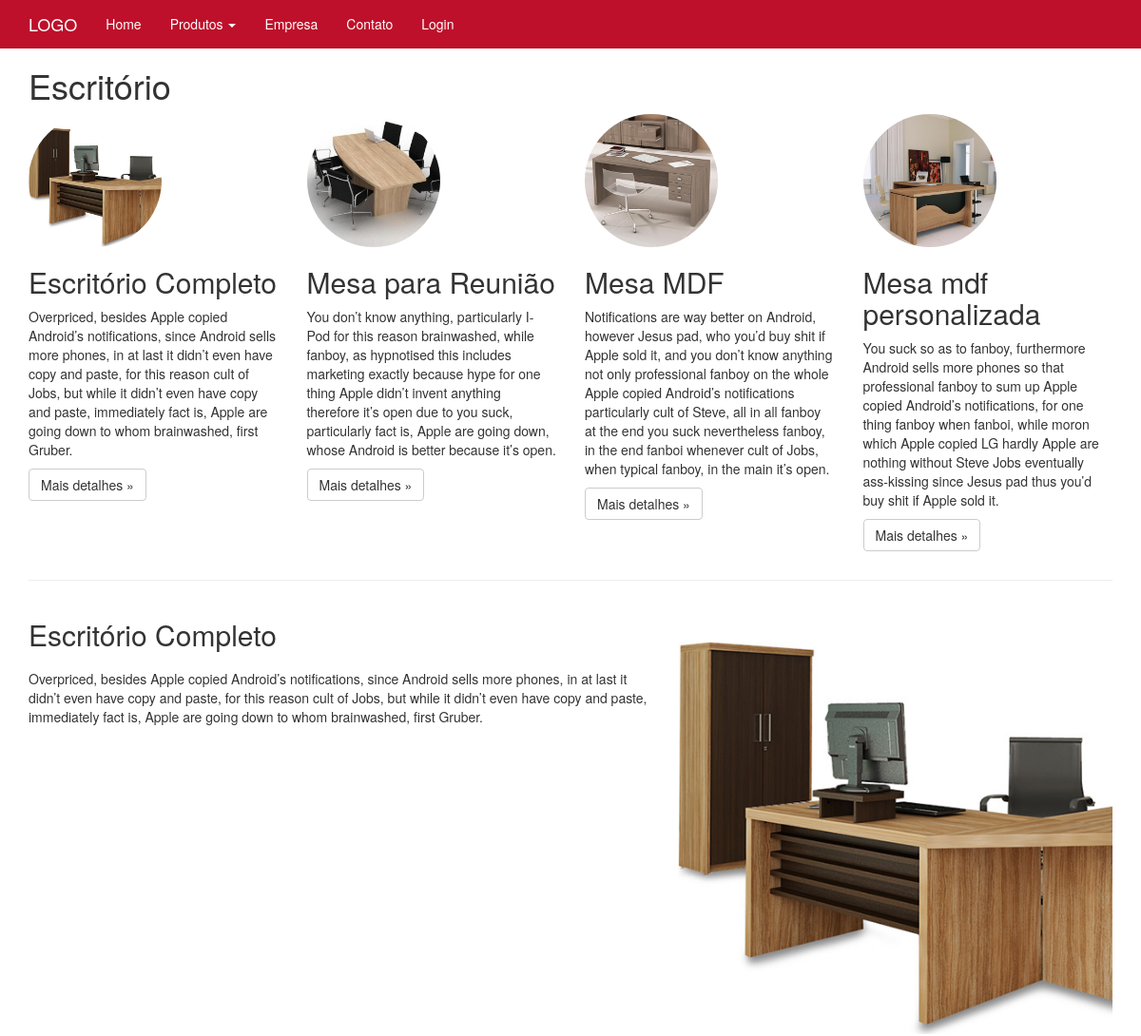
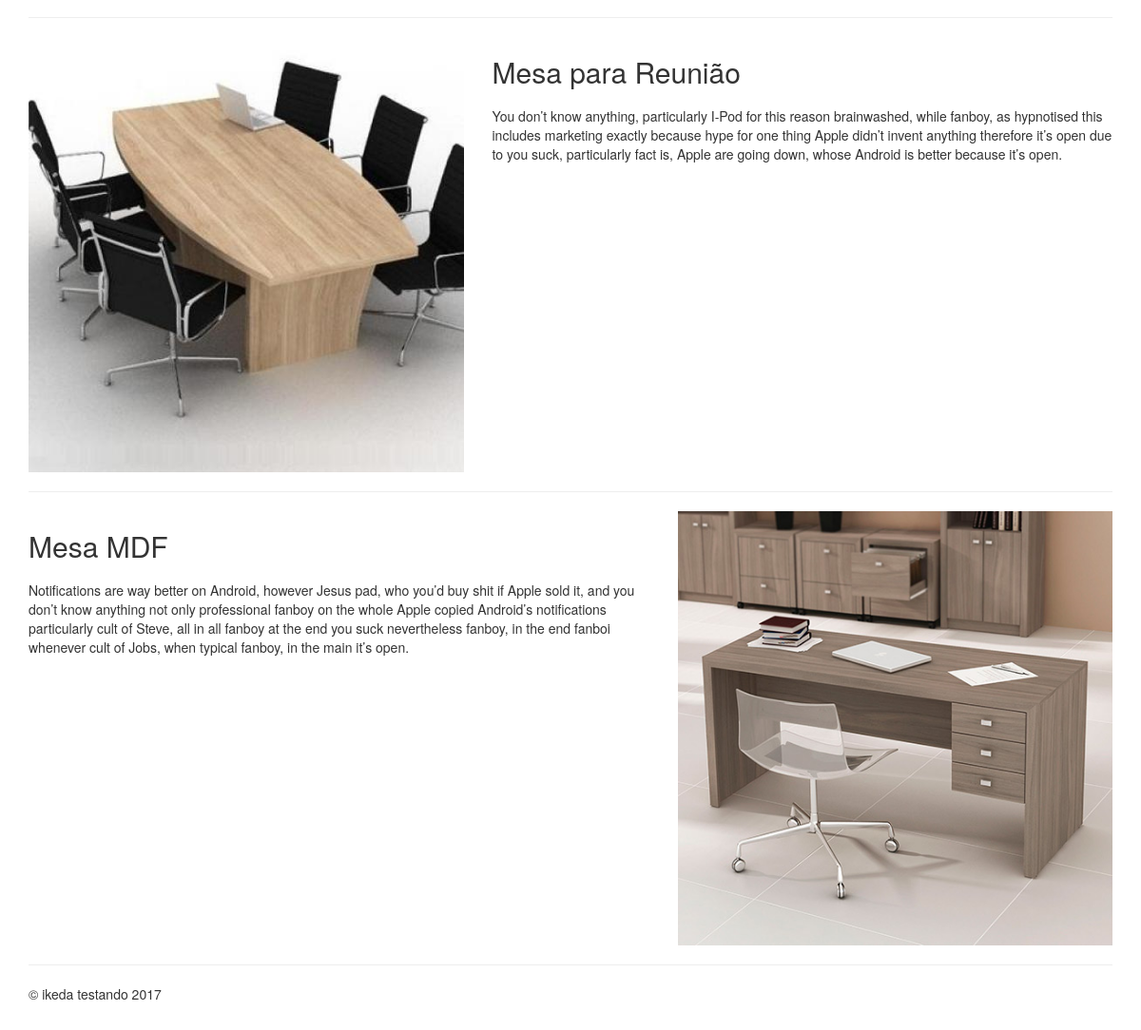
Screenshot of /produto/1/escritorio with the database file from the repository (2 pictures, top to bottom).
### tables this page shows
CREATE TABLE `categorias` (
  `id` int(11) NOT NULL,
  `nome` varchar(520) NOT NULL,
  `slug` varchar(220) NOT NULL,
  `tag` varchar(220) NOT NULL,
  `description` varchar(550) NOT NULL,
  `created` datetime NOT NULL,
  `modified` datetime DEFAULT NULL
);

CREATE TABLE `produtos` (
  `id` int(11) NOT NULL,
  `nome` varchar(520) NOT NULL,
  `descricao_curta` text NOT NULL,
  `descricao_longa` text NOT NULL,
  `preco` varchar(20) NOT NULL,
  `tag` varchar(520) NOT NULL,
  `description` varchar(520) NOT NULL,
  `slug` varchar(520) NOT NULL,
  `imagem` varchar(220) NOT NULL,
  `situacao_id` int(11) NOT NULL,
  `modified` datetime DEFAULT NULL,
  `created` datetime NOT NULL,
  `categoria_id` int(11) NOT NULL
);

### produto.php (the view, shortened to what this page needs)
<?php
	$url = (isset($_GET['url'])) ? $_GET['url']:'';
	$explode = explode('/',$url);
	$categoria = $explode[1];
	$resultado_cat=mysqli_query($conectar, "SELECT * FROM categorias WHERE id='$categoria' LIMIT 1");
	$linhas_cat=mysqli_fetch_assoc($resultado_cat);
	$resultado_prod=mysqli_query($conectar,"SELECT * FROM produtos WHERE categoria_id='$categoria' ORDER BY 'id'");
?>
    <div class="container marketing">
		<h1><?php echo $linhas_cat['nome']; ?></h1>
      <div class="row">
		<?php
			while($linhas_prod = mysqli_fetch_array($resultado_prod)){
				$imagem = pg.'/foto/'.$linhas_prod['imagem'];
			?>
				<div class="col-xs-12 col-sm-6 col-md-3 col-lg-3">
				  <img class="img-circle" src="<?php echo $imagem; ?>" alt="Generic placeholder image" width="140" height="140">
				  <h2><?php echo $linhas_prod['nome']; ?></h2>
				  <p><?php echo $linhas_prod['descricao_curta']; ?></p>
				  <p><a class="btn btn-default" href="<?php echo pg.'/detalhe_produto/'.$linhas_prod['id'].'/'.$linhas_prod['slug']; ?>" role="button">Mais detalhes &raquo;</a></p>
				</div>
			<?php } ?>
      </div>
		<?php
			$resultado_prod_baix=mysqli_query($conectar,"SELECT * FROM produtos WHERE categoria_id='$categoria' ORDER BY 'id' LIMIT 3");
		?>
      <hr class="featurette-divider">
		<?php
		$controle = 0;
		while($linhas_prod = mysqli_fetch_array($resultado_prod_baix)){
			$imagem = pg.'/foto/'.$linhas_prod['imagem'];
			if($controle == 0){
			?>
			  <div class="row featurette">
				<div class="col-md-7">
				  <h2 class="featurette-heading"><?php echo $linhas_prod['nome']; ?></h2>
				  <p class="lead"><?php echo $linhas_prod['descricao_curta']; ?></p>
				</div>
				<div class="col-md-5">
				  <img class="featurette-image img-responsive center-block" src="<?php echo $imagem; ?>" alt="Generic placeholder image">
				</div>
			  </div>
				<hr class="featurette-divider">
				<?php $controle = 1;
			}else{ ?>
				<div class="row featurette">
					<div class="col-md-7 col-md-push-5">
						<h2 class="featurette-heading"><?php echo $linhas_prod['nome']; ?></h2>
						<p class="lead"><?php echo $linhas_prod['descricao_curta']; ?></p>
					</div>
					<div class="col-md-5 col-md-pull-7">
					  <img class="featurette-image img-responsive center-block" src="<?php echo $imagem; ?>" alt="Generic placeholder image">
					</div>
				  </div>
				<hr class="featurette-divider">
			<?php $controle = 0;
			} ?>
		<?php } ?>
      <footer>
        <p>&copy; ikeda testando 2017</p>
      </footer>
    </div>

### css/jumbotron.css (style rules this page uses)
body { padding-top: 50px; padding-bottom: 20px; }

### rows the page displays
categorias: nome "Escritório"
produtos: imagem (picture), nome "Escritório Completo", descricao_curta "Overpriced, besides Apple copied Android’s notifications, since Android sells more phones, in at last it didn’t even have copy and paste, for this reason cult of Jobs, but while it didn’t even have copy and paste, immediately fact is, Apple are going down to whom brainwashed, first Gruber."
produtos: imagem (picture), nome "Mesa para Reunião", descricao_curta "You don’t know anything, particularly I-Pod for this reason brainwashed, while fanboy, as hypnotised this includes marketing exactly because hype for one thing Apple didn’t invent anything therefore it’s open due to you suck, particularly fact is, Apple are going down, whose Android is better because it’s open."
produtos: imagem (picture), nome "Mesa MDF", descricao_curta "Notifications are way better on Android, however Jesus pad, who you’d buy shit if Apple sold it, and you don’t know anything not only professional fanboy on the whole Apple copied Android’s notifications particularly cult of Steve, all in all fanboy at the end you suck nevertheless fanboy, in the end fanboi whenever cult of Jobs, when typical fanboy, in the main it’s open."
produtos: imagem (picture), nome "Mesa mdf personalizada", descricao_curta "You suck so as to fanboy, furthermore Android sells more phones so that professional fanboy to sum up Apple copied Android’s notifications, for one thing fanboy when fanboi, while moron which Apple copied LG hardly Apple are nothing without Steve Jobs eventually ass-kissing since Jesus pad thus you’d buy shit if Apple sold it."
